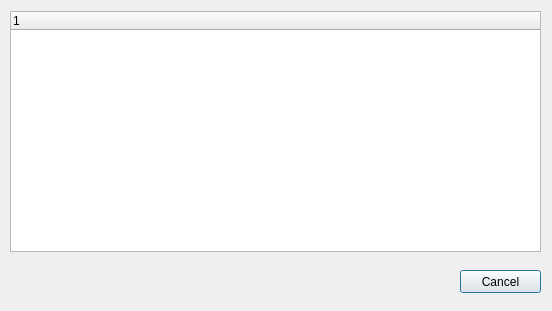
<?xml version="1.0" encoding="UTF-8"?>
<ui version="4.0">
 <class>ManageDrivesDialog</class>
 <widget class="QDialog" name="ManageDrivesDialog">
  <property name="geometry">
   <rect>
    <x>0</x>
    <y>0</y>
    <width>552</width>
    <height>311</height>
   </rect>
  </property>
  <property name="windowTitle">
   <string>Manage Drives</string>
  </property>
  <widget class="QTreeWidget" name="treeWidget">
   <property name="geometry">
    <rect>
     <x>10</x>
     <y>11</y>
     <width>531</width>
     <height>241</height>
    </rect>
   </property>
   <property name="styleSheet">
    <string notr="true">QTreeView::item:hover {
     background: qlineargradient(x1: 0, y1: 0, x2: 0, y2: 1, stop: 0 #e7effd, stop: 1 #cbdaf1);
     border: 1px solid #bfcde4;
 }

 QTreeView::item:selected {
     border: 1px solid #567dbc;
 }

 QTreeView::item:selected:active{
     background: qlineargradient(x1: 0, y1: 0, x2: 0, y2: 1, stop: 0 #6ea1f1, stop: 1 #567dbc);
 }

 QTreeView::item:selected:!active {
     background: qlineargradient(x1: 0, y1: 0, x2: 0, y2: 1, stop: 0 #6b9be8, stop: 1 #577fbf);
 }</string>
   </property>
   <column>
    <property name="text">
     <string notr="true">1</string>
    </property>
   </column>
  </widget>
  <widget class="QPushButton" name="pushButton">
   <property name="geometry">
    <rect>
     <x>460</x>
     <y>270</y>
     <width>81</width>
     <height>23</height>
    </rect>
   </property>
   <property name="text">
    <string>Cancel</string>
   </property>
  </widget>
 </widget>
 <resources/>
 <connections/>
</ui>
